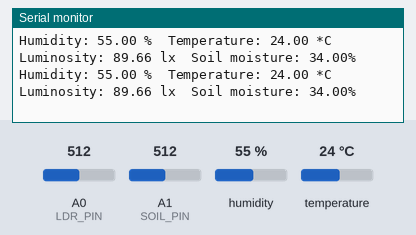
This sketch was run on a simulated Arduino Uno, built with avr-gcc and run on an emulated ATmega328P. Parts: the last lines printed to the serial monitor. The inputs (shaded band) are chosen by the test bench; at power-on: A0 (LDR_PIN) = 512, A1 (SOIL_PIN) = 512, humidity 55 %, temperature 24 °C.

Above: at 2.8 s.
2.9 s: A0 (LDR_PIN) set to 523
At 3.8 s:
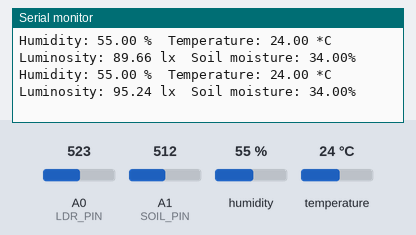
9.1 s: A0 (LDR_PIN) set to 538
At 10.0 s:
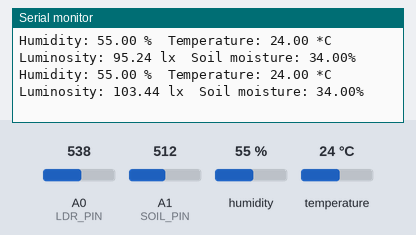
12.1 s: A1 (SOIL_PIN) set to 576
At 12.6 s:
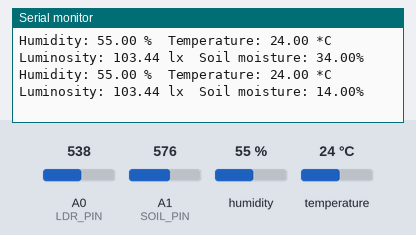
18.3 s: A1 (SOIL_PIN) set to 601
At 19.2 s:
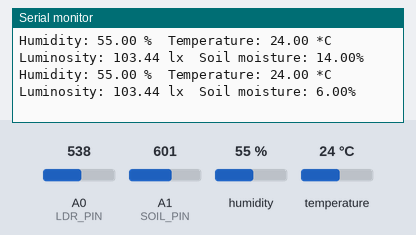
Timing chart, 0 to 21.3 s (numbered marks = the images above; inputs shaded):
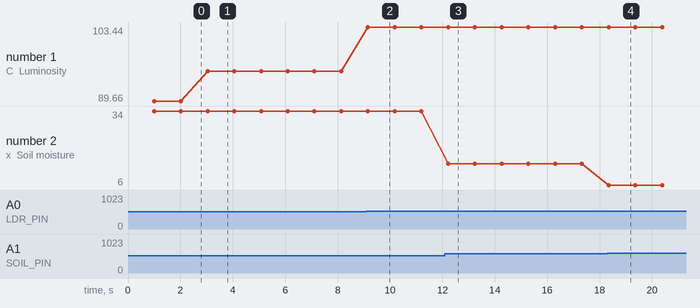

Measured:
- after the input at 2.9 s, the serial monitor: prints a new line after 0.14 s (image 1)
- after the input at 9.1 s, the serial monitor: prints a new line after 0.06 s (image 2)
- after the input at 12.1 s, the serial monitor: prints a new line after 0.12 s (image 3)
- after the input at 18.3 s, the serial monitor: prints a new line after 0.05 s (image 4)
- plotted number 1: 89.66 → 95.24 after the input at 2.9 s, 95.24 → 103.44 after the input at 9.1 s
- plotted number 2: 34 → 14 after the input at 12.1 s, 14 → 6 after the input at 18.3 s

The sketch:

Watering_System_Slave.ino
```cpp
#include <DHT.h>
#include <Adafruit_Sensor.h>

#define LDRPIN A0 //LDR = light sensing diode
#define SOIL_PIN A1
#define DHTPIN 2
#define DHTTYPE DHT22

DHT dht(DHTPIN, DHTTYPE);

void setup() {
  Serial.begin(9600);
  dht.begin();
}

void loop() {
  //TODO change to other type of delay
  delay(1000);

  Serial.print("Humidity: ");
  Serial.print(measureHumidity());
  Serial.print(" %\t");
  Serial.print("Temperature: ");
  Serial.print(measureTemperature());
  Serial.print(" *C\t");
  Serial.print("Luminosity: ");
  Serial.print(measureLight());
  Serial.print(" lx\t");
  Serial.print("Soil moisture: ");
  Serial.print(measureSoilMoisture());
  Serial.println("%");

}
```

DHT_Measurements.ino
```cpp
float airHumidity = 0;
float airTemp = 0;

float measureHumidity() {
    //DHT Sensor measurements
  airHumidity = dht.readHumidity();

  // Check if any reads failed and exit early (to try again).
  if (isnan(airTemp)) {
    Serial.println("Failed to read from DHT sensor!");
    return 0.0;
  }

  return airHumidity;
}

float measureTemperature(){
    //DHT Sensor measurements
  airTemp = dht.readTemperature();

  // Check if any reads failed and exit early (to try again).
  if (isnan(airHumidity)) {
    Serial.println("Failed to read from DHT sensor!");
    return 0.0;
  }

  return airTemp;
}
```

Light_Measurement.ino
```cpp
#define LDR_PIN                   A0
#define MAX_ADC_READING           1023
#define ADC_REF_VOLTAGE           5.0
#define REF_RESISTANCE            4600  // measure this for best results
#define LUX_CALC_SCALAR           12518931
#define LUX_CALC_EXPONENT         -1.405

int   ldrRawData;
float resistorVoltage, ldrVoltage;
float ldrResistance;
float ldrLux;

float measureLight(){
  // Light sensor measurements
  ldrRawData = analogRead(LDR_PIN);

  // Convert the raw digital data back to the voltage that was measured on the analog pin
  resistorVoltage = (float)ldrRawData / MAX_ADC_READING * ADC_REF_VOLTAGE;

  // voltage across the LDR is the 5V supply minus the 5k resistor voltage
  ldrVoltage = ADC_REF_VOLTAGE - resistorVoltage;

  // LDR_RESISTANCE_CONVERSION
  // resistance that the LDR would have for that voltage
  ldrResistance = ldrVoltage/resistorVoltage * REF_RESISTANCE;

  // LDR_LUX
  // Change the code below to the proper conversion from ldrResistance to
  // ldrLux
  ldrLux = LUX_CALC_SCALAR * pow(ldrResistance, LUX_CALC_EXPONENT);

  // print out the results
  //Serial.print("LDR Raw Data   : "); Serial.println(ldrRawData);
  //Serial.print("LDR Voltage    : "); Serial.print(ldrVoltage); Serial.println(" volts");
  //Serial.print("LDR Resistance : "); Serial.print(ldrResistance); Serial.println(" Ohms");
  //Serial.print("  LDR Illuminance: "); Serial.print(ldrLux); Serial.println(" lux");

  return ldrLux;
}
```

Soil_Moisture_Measurement.ino
```cpp
#define AIR_VALUE 620 //when soil humidity sensor is in the air
#define WATER_VALUE 310 //when soild humidity sensor is completely under water

int soilMoistureValue = 0;
float soilMoisturePercent = 0.0;

//Returns value from 0 to 1024, depending on the moisture
float measureSoilMoisture() {

  soilMoistureValue = analogRead(SOIL_PIN);

  soilMoisturePercent = map(soilMoistureValue, AIR_VALUE, WATER_VALUE, 0, 100); //TODO fix mapping bug
  if(soilMoisturePercent >= 100) {
    return 100.0;
  }
  else if(soilMoisturePercent <=0){
    return 0.0;
  }
  else {
    return soilMoisturePercent;
  }
}
```
